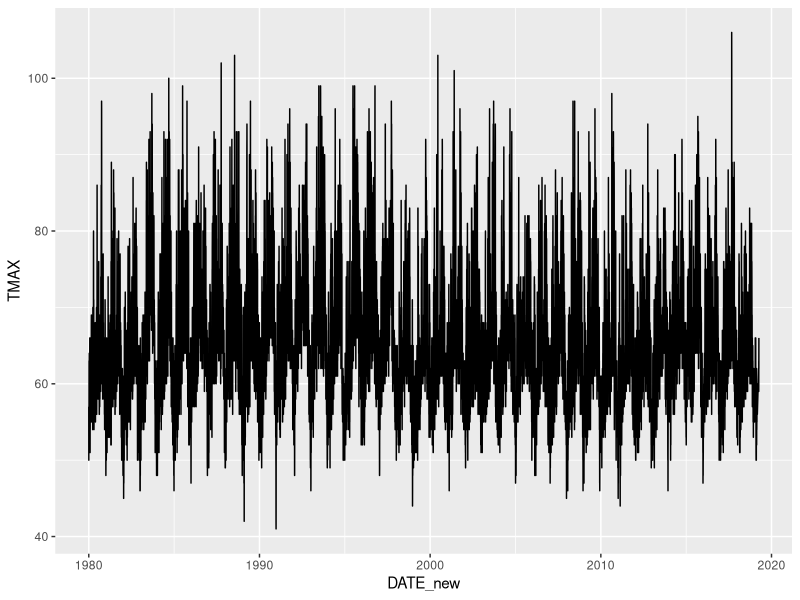
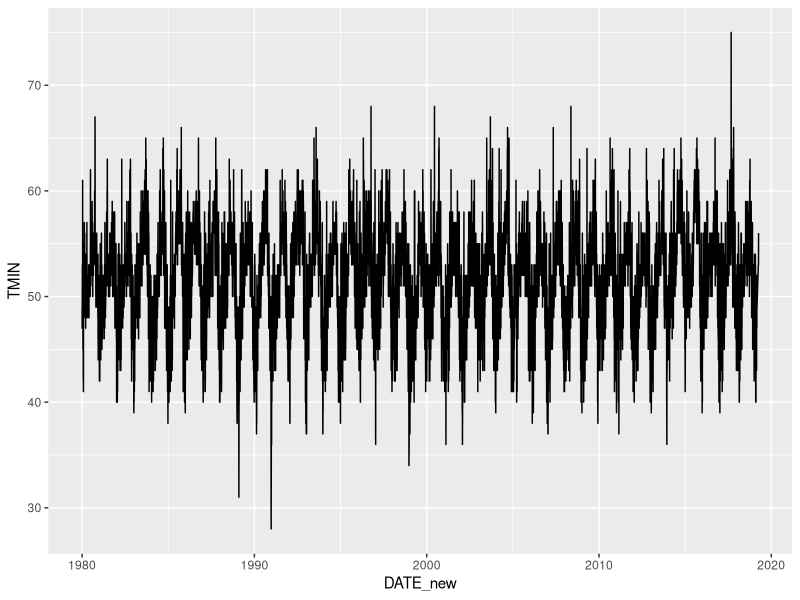
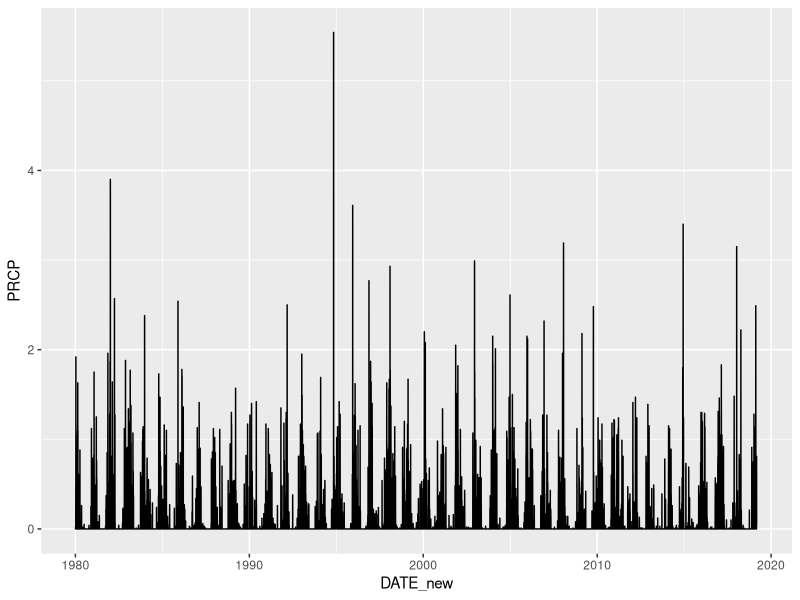
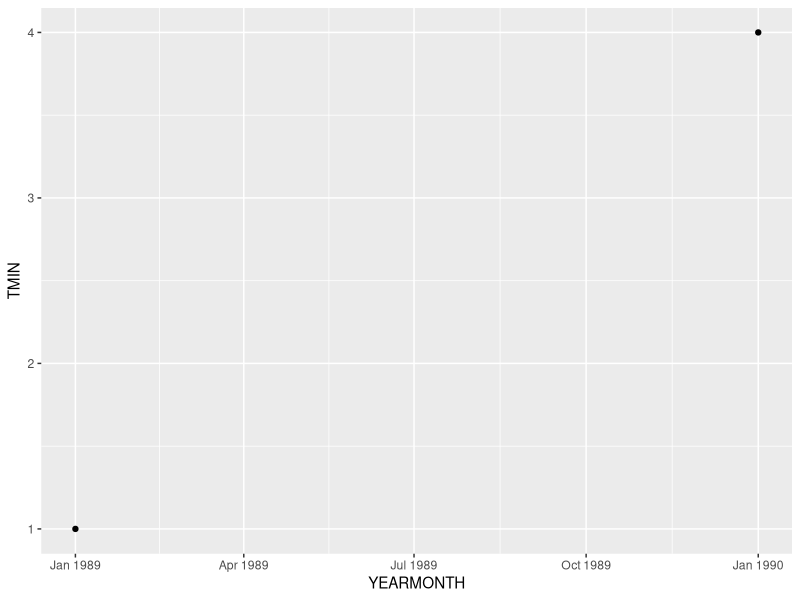
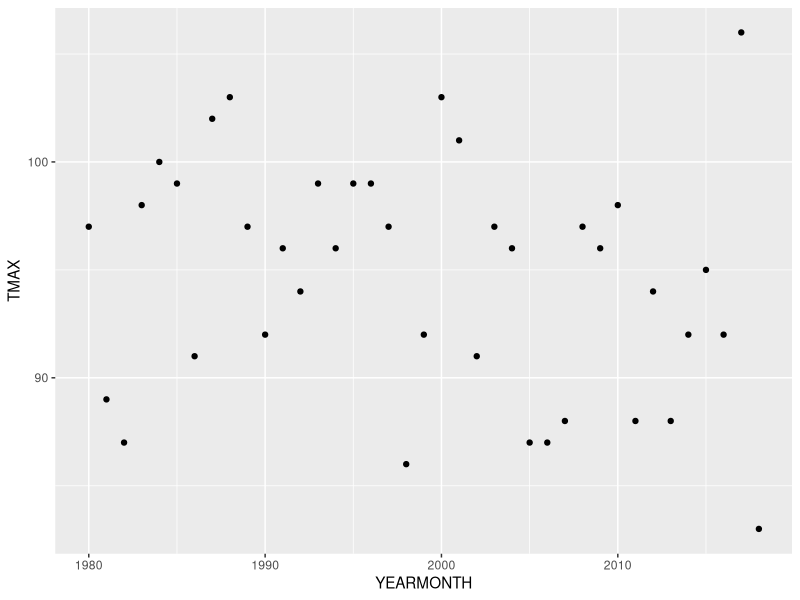
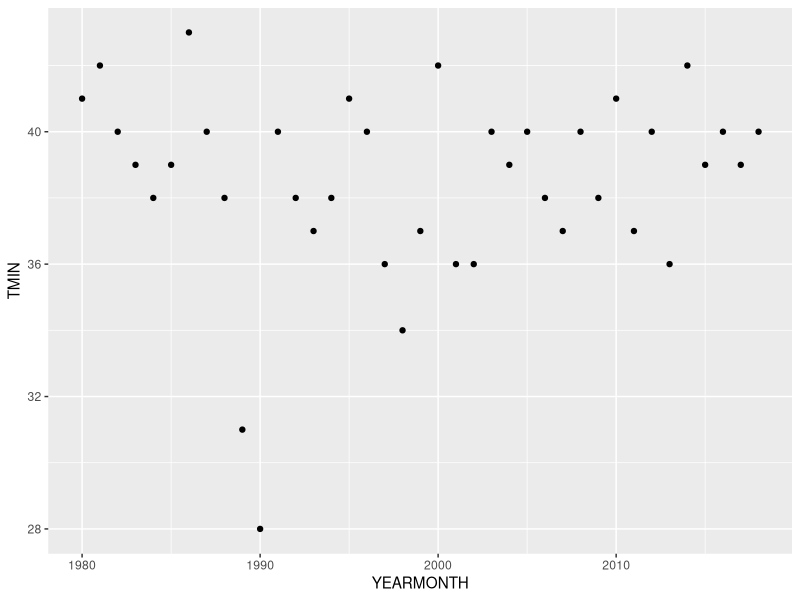
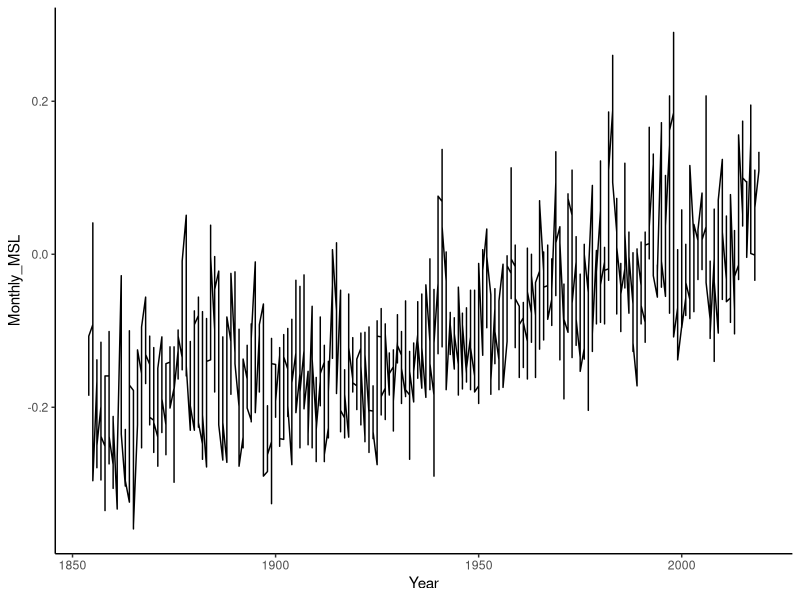

Write R code to recreate these figures, in order.
## ---- chunk 1
knitr::opts_chunk$set(echo = TRUE)
## ---- chunk 2

library(tidyverse)
library(lubridate)

## ---- chunk 3

SF_Climate_raw <- read_csv("SF Climate.csv")

SF_Climate <- SF_Climate_raw %>% 
  mutate(DATE_new = ymd(DATE)) %>% 
  mutate(YEAR = year(DATE_new)) %>% 
  mutate(MONTH = month(DATE_new)) %>% 
  mutate(YEARMONTH = floor_date(DATE_new, "year"))

## ---- chunk 4

Tmax_plot <- ggplot(SF_Climate, aes(x = DATE_new, y = TMAX))+
  geom_line()

Tmax_plot

## ---- chunk 5

Tmin_plot <- ggplot(SF_Climate, aes(x = DATE_new, y = TMIN))+
  geom_line()

Tmin_plot

## ---- chunk 6

prcp_plot <- ggplot(SF_Climate, aes(x = DATE_new, y = PRCP))+
  geom_line()

prcp_plot

## ---- chunk 7

SF_under32_raw <- SF_Climate %>% 
  select(YEARMONTH, TMIN) %>%
  filter(TMIN <= 32)

SF_under32 <- aggregate(TMIN ~ YEARMONTH, data = SF_under32_raw, length)

under32_plot <- ggplot(SF_under32, aes(x = YEARMONTH, y = TMIN))+
  geom_point()

under32_plot

## ---- chunk 8

SF_hottest_raw <- SF_Climate %>% 
  filter(YEAR <= 2018) %>% 
  select(YEARMONTH, TMAX)

SF_hottest <- aggregate(TMAX ~ YEARMONTH, data = SF_hottest_raw, max)

hottest_plot <- ggplot(SF_hottest, aes(x = YEARMONTH, y = TMAX))+
  geom_point()

hottest_plot

## ---- chunk 9

SF_coldest_raw <- SF_Climate %>% 
  filter(YEAR <= 2018) %>% 
  select(YEARMONTH, TMIN)

SF_coldest <- aggregate(TMIN ~ YEARMONTH, data = SF_coldest_raw, min)

coldest_plot <- ggplot(SF_coldest, aes(x = YEARMONTH, y = TMIN))+
  geom_point()

coldest_plot

## ---- chunk 10
# sea level rise trends

searise = read_csv("sf_searise.csv")

searise_msl = searise %>% 
  select(Year, Month, Monthly_MSL) %>% 
  filter(Monthly_MSL != "NA")

searise_plot = ggplot(searise_msl, aes(x = Year, y = Monthly_MSL)) +
  geom_line() +
  theme_classic()

searise_plot


